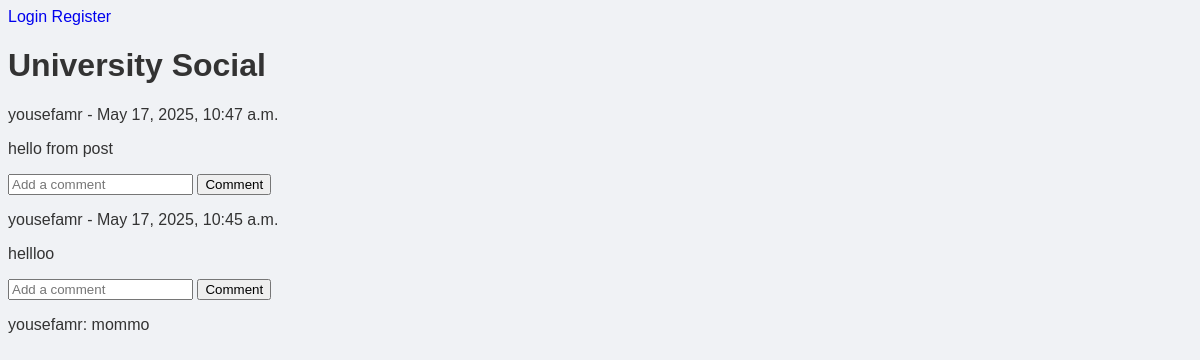
Before: / with the older database file.
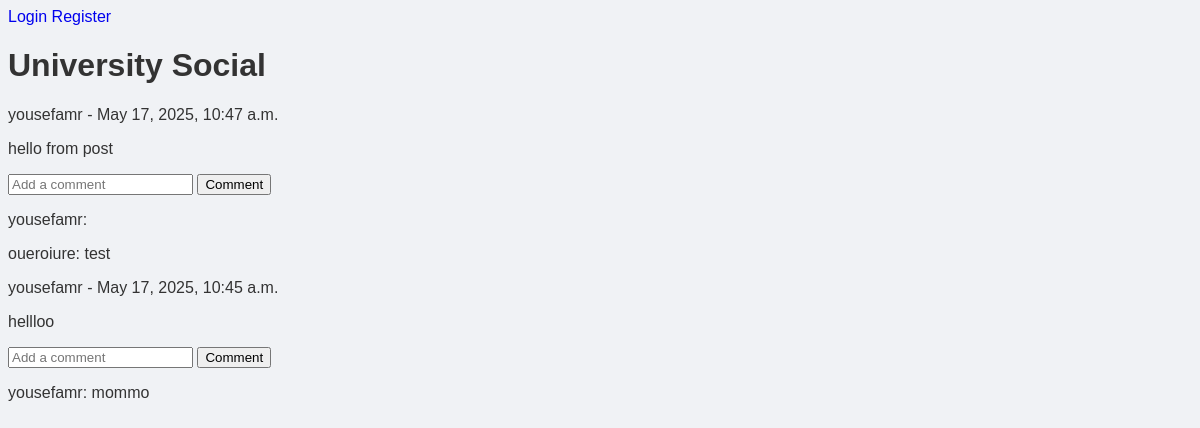
After: the same page with the newer database file.
### posts/models.py (models this page shows)
class Post(models.Model):
    user = models.ForeignKey(CustomUser, on_delete=models.CASCADE)
    content = models.TextField()
    image = models.ImageField(upload_to="uploads/", blank=True, null=True)
    created_at = models.DateTimeField(auto_now_add=True)

class Comment(models.Model):
    post = models.ForeignKey(Post, on_delete=models.CASCADE, related_name="comments")
    user = models.ForeignKey(CustomUser, on_delete=models.CASCADE)
    content = models.TextField()
    created_at = models.DateTimeField(auto_now_add=True)

### users/models.py (models this page shows)
class CustomUser(AbstractUser):
    email = models.EmailField(unique=True)
    role = models.CharField(max_length=20, choices=[("student", "Student"), ("professor", "Professor"), ("admin", "Admin")])

### core/views.py (the view)
# urls.py: 2. Add a URL to urlpatterns:  path('', views.home, name='home')
def home(request):
    posts = Post.objects.all().order_by("-created_at")
    return render(request, "home.html", {"posts": posts})

### core/templates/home.html (shortened to what this page needs)
{% extends 'base.html' %}
{% block content %}
    <h1>University Social</h1>
    {% for post in posts %}
        <div class="post">
            <p>{{ post.user.username }} - {{ post.created_at }}</p>
            <p>{{ post.content }}</p>
            <form method="post" action="{% url 'create_comment' post.id %}">
                <label>
                    <input type="text" name="content" placeholder="Add a comment">
                </label>
                <button type="submit">Comment</button>
            </form>
            {% for comment in post.comments.all %}
                <p>{{ comment.user.username }}: {{ comment.content }}</p>
            {% endfor %}
        </div>
    {% endfor %}
{% endblock %}

### core/templates/base.html (shortened to what this page needs)
{% load static %}
<!DOCTYPE html>
<html lang="en">
<head>
    <link rel="stylesheet" href="{% static 'css/styles.css' %}">
</head>
<body>
    <nav>
        {% if user.is_authenticated %}
            <a href="{% url 'home' %}">Home</a>
            <a href="{% url 'create_post' %}">Create Post</a>
            <a href="{% url 'logout' %}">Logout</a>
        {% else %}
            <a href="{% url 'login' %}">Login</a>
            <a href="{% url 'register' %}">Register</a>
        {% endif %}
    </nav>
    <div class="container">
        {% block content %}
        {% endblock %}
    </div>
</body>
</html>

### core/static/css/styles.css (style rules this page uses)
body { background-color: #f0f2f5; font-family: 'Poppins', sans-serif; color: #333; transition: all 0.3s ease; }
a { text-decoration: none; transition: color 0.3s ease; }

Changed rows visible on the page:
added Comment: user.username "yousefamr", shown under Post "May 17, 2025, 10:47 a.m."
added Comment: user.username "oueroiure", content "test", shown under Post "May 17, 2025, 10:47 a.m."
